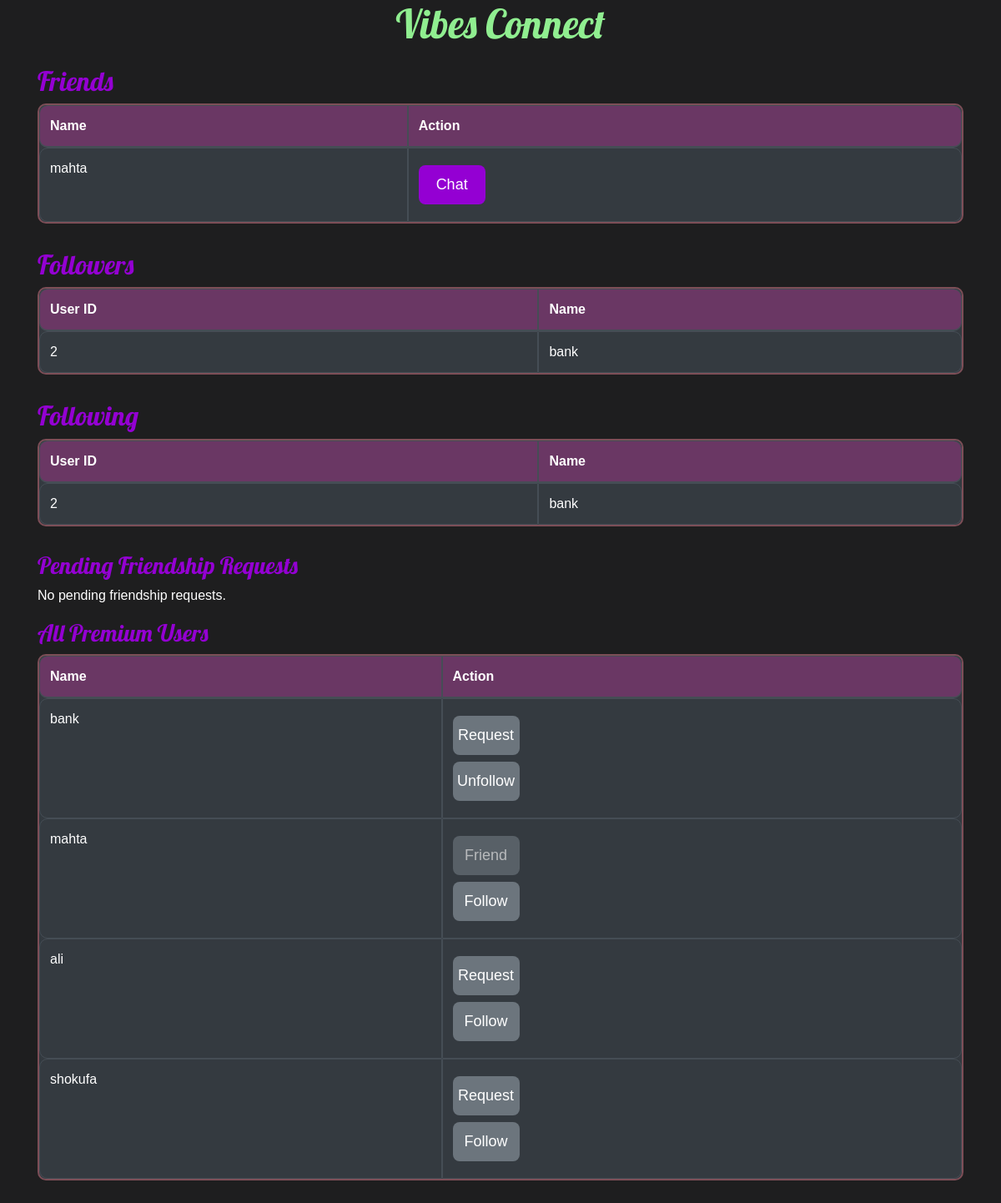
/follows (signed in), run on the app's committed database.
### tables this page shows
CREATE TABLE USERS (
            user_id TEXT PRIMARY KEY,
            name TEXT,
            email TEXT,
            city TEXT,
            country TEXT,
            phone TEXT,
            age INTEGER CHECK(age >= 9 AND age <= 120),
            password TEXT,
            balance INTEGER DEFAULT 0,
            is_artist BOOLEAN DEFAULT 0,
            is_premium BOOLEAN DEFAULT 0
        );

### app.py (the view, shortened to what this page needs)
@app.route('/follows', methods=['GET', 'POST'])
def follows():
    user_id = session.get('user_id')
    if not user_id:
        return redirect(url_for('login'))
    conn = sqlite3.connect("database.db")
    cursor = conn.cursor()
    try:
        cursor.execute("""
            SELECT u.user_id, u.name FROM USERS u
            JOIN FOLLOWS f ON u.user_id = f.user_id1
            WHERE f.user_id2 = ?
        """, (user_id,))
        followers = cursor.fetchall()
        cursor.execute("""
            SELECT u.user_id, u.name FROM USERS u
            JOIN FOLLOWS f ON u.user_id = f.user_id2
            WHERE f.user_id1 = ?
        """, (user_id,))
        following = cursor.fetchall()
        cursor.execute("""
        SELECT u.user_id, u.name FROM USERS u
        JOIN FRIENDS f ON u.user_id = f.friend_id
        WHERE f.user_id = ?
    """, (user_id,))
        friends = cursor.fetchall()
        cursor.execute("""
            SELECT u.user_id, u.name FROM USERS u
            JOIN friendship_requests f ON u.user_id = f.sender_id
            WHERE f.receiver_id = ?
        """, (user_id,))
        pending_requests = cursor.fetchall()
        cursor.execute("""
            SELECT user_id, name FROM USERS
            WHERE user_id != ? AND is_premium = 1
        """, (user_id,))
        all_users = cursor.fetchall()
        cursor.execute("""
            SELECT u.user_id FROM USERS u
            JOIN FRIENDS f ON u.user_id = f.friend_id
            WHERE f.user_id = ?
        """, (user_id,))
        friends_set = {row[0] for row in cursor.fetchall()}
    finally:
        conn.close()
    following_set = {follow[0] for follow in following}
    return render_template('follows.html', followers=followers, following=following, all_users=all_users,
    following_set=following_set, friends=friends, pending_requests=pending_requests, friends_set=friends_set)

### templates/follows.html (shortened to what this page needs)
<!DOCTYPE html>
<html>
<head>
    <link rel="stylesheet" href="https://stackpath.bootstrapcdn.com/bootstrap/4.5.2/css/bootstrap.min.css" />
</head>
<body>
    <div class="container">
        <h1 class="title">Vibes Connect</h1>
        <h2>Friends</h2>
        <table class="table table-dark">
            {% if friends %}
            <thead>
                <tr>
                    <th>Name</th>
                    <th>Action</th>
                </tr>
            </thead>
            <tbody>
                {% for friend in friends %}
                <tr>
                    <td>{{ friend[1] }}</td>
                    <td>
                        <form action="{{ url_for('chat') }}" method="get">
                            <button type="submit" class="btn btn-primary btn-custom">Chat</button>
                        </form>
                    </td>
                </tr>
                {% endfor %}
            </tbody>
            {% else %}
            <p>You have no friends yet.</p>
            {% endif %}
        </table>
        <h2>Followers</h2>
        <table class="table table-dark">
            <thead>
                <tr>
                    <th>User ID</th>
                    <th>Name</th>
                </tr>
            </thead>
            <tbody>
                {% for follower in followers %}
                <tr>
                    <td>{{ follower[0] }}</td>
                    <td>{{ follower[1] }}</td>
                </tr>
                {% endfor %}
            </tbody>
        </table>
        <h2>Following</h2>
        <table class="table table-dark">
            <thead>
                <tr>
                    <th>User ID</th>
                    <th>Name</th>
                </tr>
            </thead>
            <tbody>
                {% for follow in following %}
                <tr>
                    <td>{{ follow[0] }}</td>
                    <td>{{ follow[1] }}</td>
                </tr>
                {% endfor %}
            </tbody>
        </table>
        <h3>Pending Friendship Requests</h3>
        {% if pending_requests %}
        <table class="table table-dark">
            <thead>
                <tr>
                    <th>Name</th>
                    <th>Action</th>
                </tr>
            </thead>
            <tbody>
                {% for request in pending_requests %}
                <tr>
                    <td>{{ request[1] }}</td>
                    <td>
                        <form action="{{ url_for('accept_friendship_request') }}" method="post">
                            <input type="hidden" name="sender_id" value="{{ request[0] }}" />
                            <button type="submit" class="btn btn-success btn-requested">Accept</button>
                        </form>
                        <form action="{{ url_for('decline_friendship_request') }}" method="post">
                            <input type="hidden" name="sender_id" value="{{ request[0] }}" />
                            <button type="submit" class="btn btn-danger btn-requested">Decline</button>
                        </form>
                    </td>
                </tr>
                {% endfor %}
            </tbody>
        </table>
        {% else %}
        <p>No pending friendship requests.</p>
        {% endif %}
        <h3>All Premium Users</h3>
        {% if all_users %}
        <table class="table table-dark">
            <thead>
                <tr>
                    <th>Name</th>
                    <th>Action</th>
                </tr>
            </thead>
            <tbody>
                {% for user in all_users %}
                <tr>
                    <td>{{ user[1] }}</td>
                    <td>
                        {% if user[0] in friends_set %}
                        <button disabled class="btn btn-secondary btn-requested">Friend</button>
                        {% elif user[0] in pending_requests %}
                        <button disabled class="btn btn-warning btn-requested">Requested</button>
                        {% else %}
                        <form action="{{ url_for('send_friendship_request') }}" method="post" class="friend-request-form" data-user-id="{{ user[0] }}">
                            <button type="submit" class="btn btn-primary btn-requested">Request</button>
                        </form>
                        {% endif %}
                        {% if user[0] in following_set %}
                        <form action="{{ url_for('follows') }}" method="post">
                            <button type="submit" class="btn btn-danger btn-requested">Unfollow</button>
                        </form>
                        {% else %}
                        <form action="{{ url_for('follows') }}" method="post">
                            <button type="submit" class="btn btn-success btn-requested">Follow</button>
                        </form>
                        {% endif %}
                    </td>
                </tr>
                {% endfor %}
            </tbody>
        </table>
        {% else %}
        <p>No premium users found.</p>
        {% endif %}
    </div>
</body>
</html>

### templates/follows.html (style rules this page uses)
body { background-color: #1e1e1f; color: #ffffff; display: flex; justify-content: center; align-items: center; min-height: 100vh; font-family: Arial, sans-serif; }
h1, h2, h3 { color: #9400d3; font-family: 'Lobster', cursive; }
.btn-custom, .btn-requested { background-color: #9400d3; color: #ffffff; border: none; padding: 10px 20px; margin: 8px 0; border-radius: 8px; width: 80px; font-size: 18px; text-align: center; display: flex; justify-content: center; align-items: center; }
table { width: 100%; margin-bottom: 20px; border-collapse: separate; border-spacing: 0; }
th, td { border: 1px solid #7d4e57; padding: 12px; text-align: left; }
th { background-color: #6a3764; color: #ffffff; }
.table { border-radius: 10px; overflow: hidden; border: 2px solid #7d4e57; margin-bottom: 30px; }
.table th:first-child, .table td:first-child { border-top-left-radius: 10px; border-bottom-left-radius: 10px; }
.table th:last-child, .table td:last-child { border-top-right-radius: 10px; border-bottom-right-radius: 10px; }
.btn-requested { background-color: #6c757d; color: #ffffff; border: none; border-radius: 8px; padding: 10px 20px; font-size: 18px; margin: 8px 0; width: 80px; text-align: center; }
.title { color: #90ee90; font-size: 3em; text-align: center; margin-bottom: 20px; }

### data on the page
USERS: name "mahta", shows "Friend"
USERS: user_id "2", name "bank"
USERS: name "ali"
USERS: name "shokufa"
